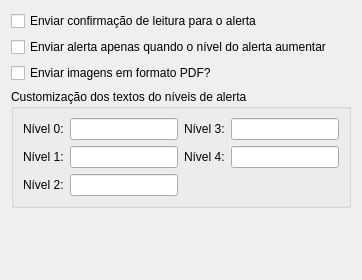
              <widget class="QWidget" name="emailTab">
               <attribute name="title">
                <string>Alerta</string>
               </attribute>
               <layout class="QVBoxLayout" name="verticalLayout_2">
                <item>
                 <widget class="QCheckBox" name="readConfirmationChk">
                  <property name="text">
                   <string>Enviar confirmação de leitura para o alerta</string>
                  </property>
                 </widget>
                </item>
                <item>
                 <widget class="QCheckBox" name="sendUpEmailChk">
                  <property name="text">
                   <string>Enviar alerta apenas quando o nível do alerta aumentar</string>
                  </property>
                 </widget>
                </item>
                <item>
                 <widget class="QCheckBox" name="imagePDFChk">
                  <property name="text">
                   <string>Enviar imagens em formato PDF?</string>
                  </property>
                 </widget>
                </item>
                <item>
                 <widget class="QGroupBox" name="groupBox_7">
                  <property name="title">
                   <string>Customização dos textos do níveis de alerta</string>
                  </property>
                  <layout class="QGridLayout" name="gridLayout_5">
                   <item row="0" column="0">
                    <widget class="QLabel" name="label_63">
                     <property name="text">
                      <string>Nível 0:</string>
                     </property>
                    </widget>
                   </item>
                   <item row="0" column="1">
                    <widget class="QLineEdit" name="level0Led"/>
                   </item>
                   <item row="0" column="2">
                    <widget class="QLabel" name="label_66">
                     <property name="text">
                      <string>Nível 3:</string>
                     </property>
                    </widget>
                   </item>
                   <item row="0" column="3">
                    <widget class="QLineEdit" name="level3Led"/>
                   </item>
                   <item row="1" column="0">
                    <widget class="QLabel" name="label_64">
                     <property name="text">
                      <string>Nível 1:</string>
                     </property>
                    </widget>
                   </item>
                   <item row="1" column="3">
                    <widget class="QLineEdit" name="level4Led"/>
                   </item>
                   <item row="1" column="1">
                    <widget class="QLineEdit" name="level1Led"/>
                   </item>
                   <item row="1" column="2">
                    <widget class="QLabel" name="label_67">
                     <property name="text">
                      <string>Nível 4:</string>
                     </property>
                    </widget>
                   </item>
                   <item row="2" column="1">
                    <widget class="QLineEdit" name="level2Led"/>
                   </item>
                   <item row="2" column="0">
                    <widget class="QLabel" name="label_65">
                     <property name="text">
                      <string>Nível 2:</string>
                     </property>
                    </widget>
                   </item>
                  </layout>
                 </widget>
                </item>
                <item>
                 <spacer>
                  <property name="orientation">
                   <enum>Qt::Vertical</enum>
                  </property>
                  <property name="sizeHint" stdset="0">
                   <size>
                    <width>20</width>
                    <height>61</height>
                   </size>
                  </property>
                 </spacer>
                </item>
               </layout>
              </widget>
